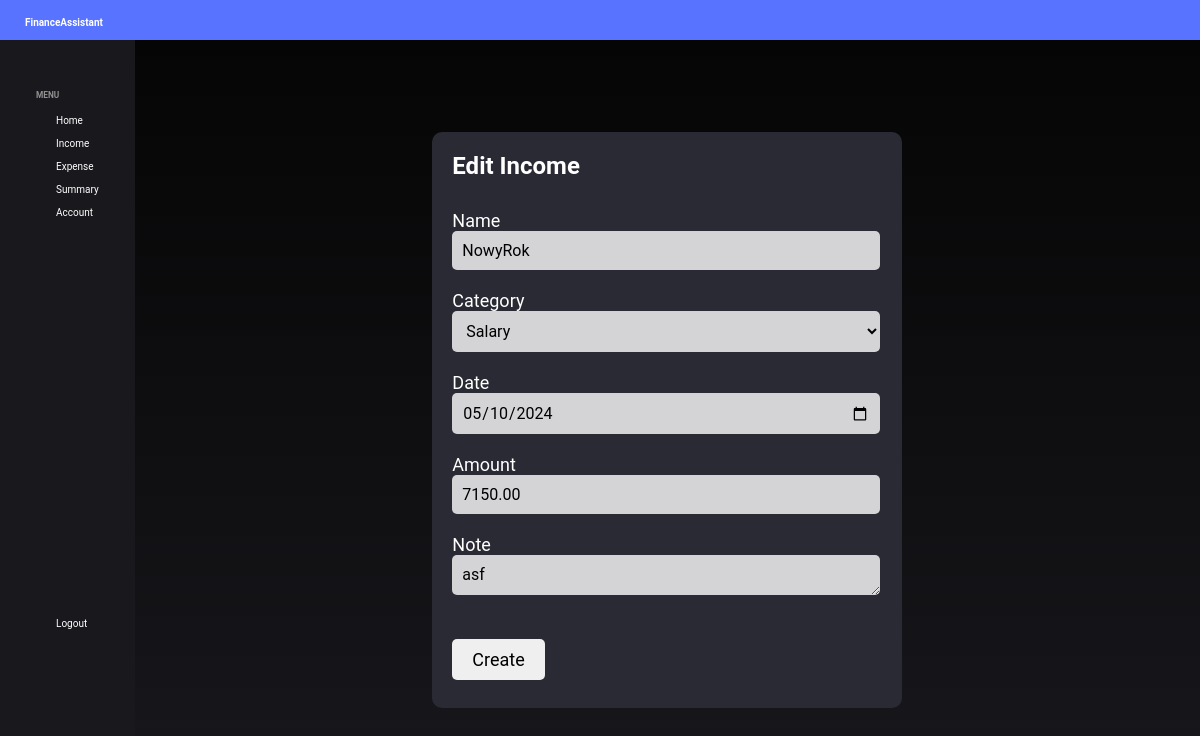
The page /income/9/update (signed in) on the database its author committed.
### app/models.py (models this page shows)
class Income(db.Model):
    __tablename__ = 'incomes'
    id = db.Column(db.Integer, primary_key=True)
    user_id = db.Column(db.Integer, db.ForeignKey('users.id'))
    category_id = db.Column(db.Integer, db.ForeignKey('income_categories.id'))
    name = db.Column(db.String(25),unique=True, nullable=False)
    date = db.Column(db.Date, nullable=False, default=datetime.utcnow)
    amount = db.Column(db.Float, nullable=False)
    note = db.Column(db.String(40), nullable=False, default='')

### app/routes.py (the view, shortened to what this page needs)
@app.route("/income/<int:income_id>/update", methods=['GET', 'POST'])
@login_required
def update_income(income_id):
    income = Income.query.filter_by(id=income_id, user=current_user).first_or_404()
    form = CreateIncomeForm()
    form.name.data = income.name
    form.category.data = income.category
    form.date.data = income.date
    form.amount.data = income.amount
    form.note.data = income.note
    return render_template('edit_income.html',form=form)

### app/forms.py (shortened to what this page needs)
class CreateIncomeForm(FlaskForm):
    name = StringField('Name', validators=[DataRequired(),Length(min=2, max=25)])
    category = SelectField('Category', choices=['Salary','Bonus','Gift','Rent','Scholarship','Investment','Other'])
    date = DateField('Date')
    amount = DecimalField('Amount',places=2, validators=[DataRequired(),NumberRange(min=0.01)])
    note = TextAreaField('Note', validators=[DataRequired(), Length(min=2,max=45)])
    submit = SubmitField('Create')

### app/models.py (called while the page is built)
@login_manager.user_loader
def load_user(user_id):
    return User.query.get(int(user_id))

### app/routes.py (called while the page is built)
@app.context_processor
def utility_processor():
    def is_expense(transaction):
        return isinstance(transaction, Expense)
    def is_income(transaction):
        return isinstance(transaction, Income)
    return dict(is_expense=is_expense, is_income=is_income)

### app/templates/edit_income.html (shortened to what this page needs)
{% extends "base.html" %}
{% block content %}
<div class="empty">
</div>
<div class="test">
    <div class="inc-content-section">
        <form method="POST" action="">
            <fieldset class="form-group">
                <legend class="ln-title">Edit Income</legend>
                <div class="form-group">
                    {{ form.name.label(class="form-control-label") }}
                    {% if form.name.errors %}
                        {{ form.name(class="form-control form-control-lg is-invalid") }}
                        <div class="invalid-feedback">
                            {% for error in form.name.errors %}
                                <span>{{ error }}</span>
                            {% endfor %}
                        </div>
                    {% else %}
                        {{ form.name(class="form-control form-control-lg") }}
                    {% endif %}
                </div>
                <div class="form-group">
                    {{ form.category.label(class="form-control-label") }}
                    {% if form.category.errors %}
                        {{ form.category(class="form-control form-control-lg is-invalid") }}
                        <div class="invalid-feedback">
                            {% for error in form.category.errors %}
                                <span>{{ error }}</span>
                            {% endfor %}
                        </div>
                    {% else %}
                        {{ form.category(class="form-control form-control-lg") }}
                    {% endif %}
                </div>
                <div class="form-group">
                    {{ form.date.label(class="form-control-label") }}
                    {% if form.date.errors %}
                        {{ form.date(class="form-control form-control-lg is-invalid") }}
                        <div class="invalid-feedback">
                            {% for error in form.date.errors %}
                                <span>{{ error }}</span>
                            {% endfor %}
                        </div>
                    {% else %}
                        {{ form.date(class="form-control form-control-lg") }}
                    {% endif %}
                </div>
                <div class="form-group">
                    {{ form.amount.label(class="form-control-label") }}
                    {% if form.amount.errors %}
                        {{ form.amount(class="form-control form-control-lg is-invalid") }}
                        <div class="invalid-feedback">
                            {% for error in form.amount.errors %}
                                <span>{{ error }}</span>
                            {% endfor %}
                        </div>
                    {% else %}
                        {{ form.amount(class="form-control form-control-lg") }}
                    {% endif %}
                </div>
                <div class="form-group">
                    {{ form.note.label(class="form-control-label") }}
                    {% if form.note.errors %}
                        {{ form.note(class="form-control form-control-lg is-invalid") }}
                        <div class="invalid-feedback">
                            {% for error in form.note.errors %}
                                <span>{{ error }}</span>
                            {% endfor %}
                        </div>
                    {% else %}
                        {{ form.note(class="form-control form-control-note") }}
                    {% endif %}
                </div>
            </fieldset>
            <div class="form-group">
                {{ form.submit(class="btn") }}
            </div>
        </form>
    </div>
</div>
{% endblock content %}

### app/static/main.css (style rules this page uses)
* { margin: 0; padding: 0; box-sizing: border-box; font-family: 'Roboto', sans-serif; }
html, body { display: grid; grid-template-rows: 1fr auto; background: linear-gradient(#050505, #18181d); height: 100vh; }
.inc-content-section, .exp-content-section { width: 65vh; max-width: 470px; padding: 20px 20px 0 20px; background-color: #2a2a35; border-radius: 10px; min-height: 72vh; }
.test { width: auto; height: auto; display: flex; justify-content: center; align-items: center; }
.form-group legend { font-size: 24px; font-weight: bold; margin-bottom: 20px; padding-bottom: 10px; }
.rg-title, .ln-title { color: white; }
.form-group { margin-bottom: 20px; min-width: 450px; border: none; }
.form-control-label { font-size: 18px; color: white; }
.form-control,.form-control-p, .form-control-lg,.form-control-note, .form-control-rp { padding: 10px; font-size: 16px; background-color: rgba(255, 255, 255, 0.8); border: none; border-radius: 5px; color: #000000; }
.form-control,.form-control-p, .form-control-lg, .form-control-rp { width: 95%; }
.form-control-note { max-width: 95%; min-width: 95%; min-height: 40px; max-height: 40px; }
.btn { padding: 10px 20px; font-size: 18px; border: none; border-radius: 5px; cursor: pointer; }

### rows shown on the page
Income: name "NowyRok", category "Salary", date "05/10/2024", amount "7150.00", note "asf"
